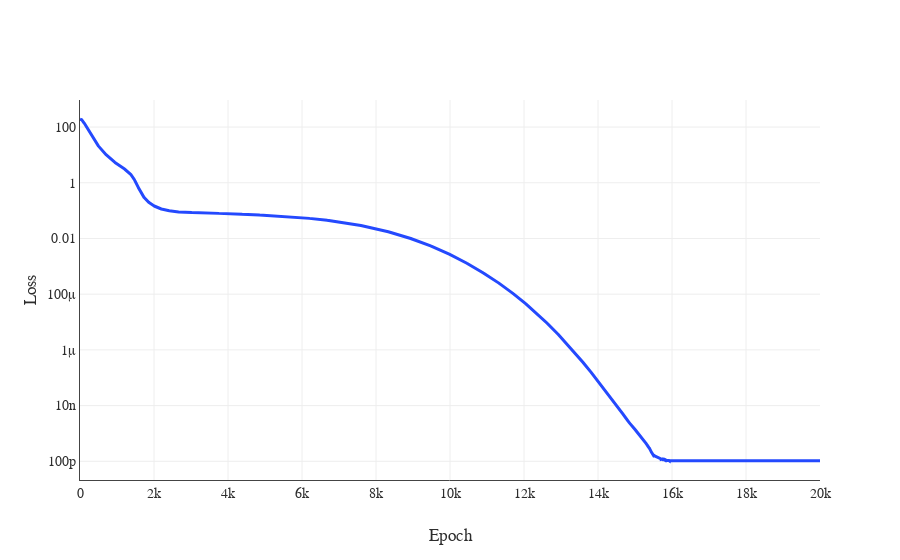

Notebook code for this chart:
### Code cell
import plotly.graph_objects as go

fig = go.Figure()
fig.add_trace(go.Scatter(
    y=losses,
    mode='lines',
    name='Loss'
))
fig.update_layout(
    xaxis_title='Epoch',
    yaxis_title='Loss',
    yaxis_type='log',
)
fig.show()

### Figure 1 — Plotly figure (JSON) as saved in the notebook; plotly's stock layout.template omitted (floating-point values rounded to 4 significant figures; data arrays with more than 128 entries replaced by an {"elided": "..."} marker saying what was removed)
{"data": [{"mode": "lines", "name": "Loss", "type": "scatter", "y": {"elided": "20000 float values"}}], "layout": {"xaxis": {"title": {"text": "Epoch"}}, "yaxis": {"title": {"text": "Loss"}, "type": "log"}}}
